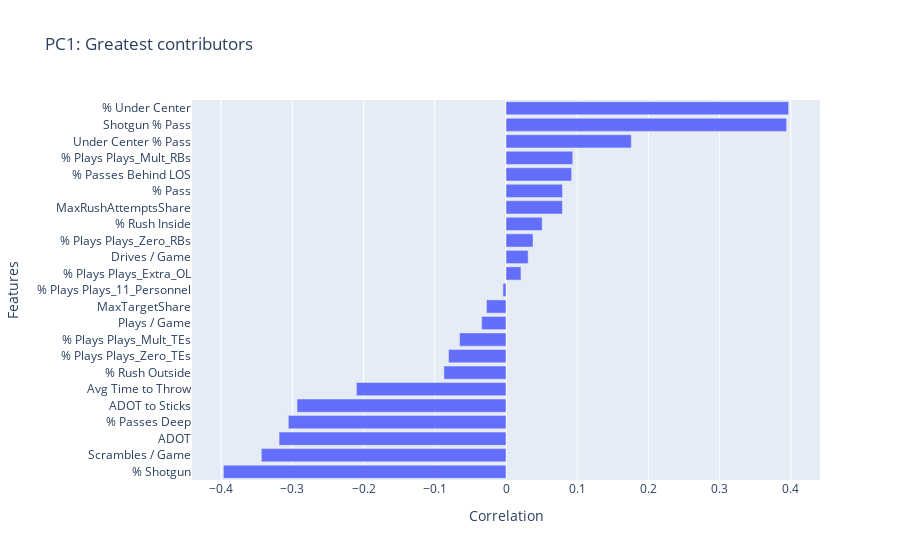
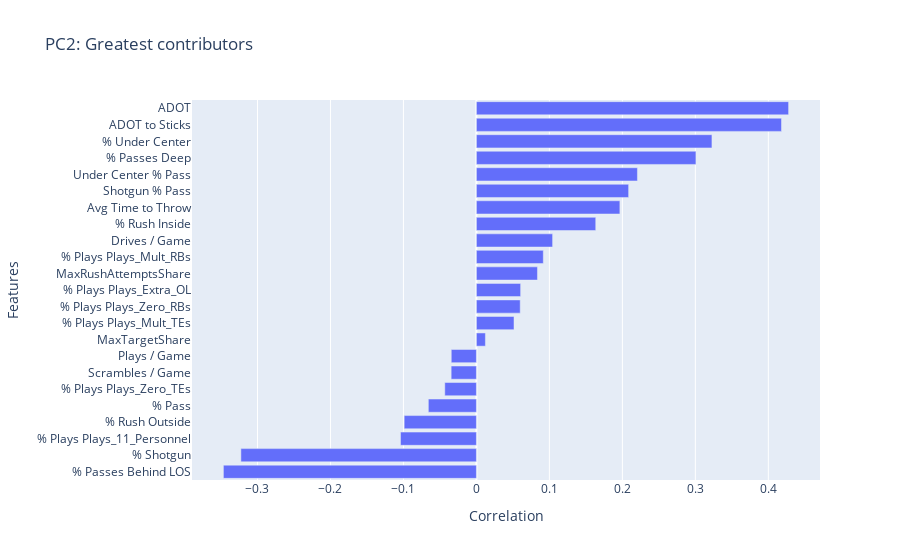

Notebook cell for these charts, in order:
### Code cell
''' PCA - final '''

# Set number of PCA components to use after initial try
PCA_N_COMPONENTS = 8
COMPONENT_COLS = [f'Component {n}' for n in range(1, PCA_N_COMPONENTS + 1)]

# Instantiate transformer
pca_final = PCA(n_components=PCA_N_COMPONENTS, random_state=42)

# Transform sku profiles
pca_component_data_final = pca_final.fit_transform(scaled_data_df)

# Evaluate components
total_variance = scaled_data_df.var().sum()
expl_variance = pca_final.explained_variance_.sum()

print(f'Data set variance: {total_variance:,.3f}')
print(f'PCA explained variance: {expl_variance:,.3f} ({round((expl_variance / total_variance) * 100, 2)}%)')

pcs = pd.DataFrame(pca_final.components_, columns=OFFENSE_FEATURES)

# Create bar charts of contribution
for n in range(2):      #PCA_N_COMPONENTS):
    pc = pcs.transpose()[n].sort_values(ascending=False)

    fig = px.bar(
        x=pc,
        y=pc.index,
        title=f"PC{n+1}: Greatest contributors"
    )
    fig.update_layout(
        xaxis_title="Correlation", 
        yaxis_title="Features", 
        yaxis={'dtick': 1, 'categoryorder':'total ascending'},
    )
    fig.show()

    comp_expl_variance = pca_final.explained_variance_[n]
    print(f'Explained variance: {comp_expl_variance:,} ({round((comp_expl_variance / total_variance) * 100, 2)}%)')
                                                                                                                                                                                                              
# Make df of PCA scores
pca_component_df = pd.DataFrame(data=pca_component_data_final, columns=[f'Component {i}' for i in range(1, PCA_N_COMPONENTS + 1)])
print(pca_component_df.shape)
print(pca_component_df.head().to_string())

# Add PCA scores to original dataframe
offense_tendencies = offense_tendencies.drop(columns=list(filter(lambda x: x.startswith("Component"), offense_tendencies.columns)))
offense_tendencies = offense_tendencies.reset_index().merge(pca_component_df, left_index=True, right_index=True, how='left').set_index(['posteam', 'season'])


print(f'PCA values')
print(offense_tendencies.head().to_string())

### Figure 1 — Plotly figure (JSON) as saved in the notebook; plotly's stock layout.template omitted (floating-point values rounded to 4 significant figures)
{"data": [{"hovertemplate": "x=%{x}<br>y=%{y}<extra></extra>", "legendgroup": "", "marker": {"color": "#636efa", "pattern": {"shape": ""}}, "name": "", "orientation": "h", "showlegend": false, "textposition": "auto", "type": "bar", "x": [0.3968, 0.394, 0.176, 0.09378, 0.09219, 0.07935, 0.07917, 0.05075, 0.03793, 0.03112, 0.02101, -0.004294, -0.02744, -0.03416, -0.06515, -0.08069, -0.08719, -0.2101, -0.2934, -0.3057, -0.3187, -0.3436, -0.3968], "xaxis": "x", "y": ["% Under Center", "Shotgun % Pass", "Under Center % Pass", "% Plays Plays_Mult_RBs", "% Passes Behind LOS", "% Pass", "MaxRushAttemptsShare", "% Rush Inside", "% Plays Plays_Zero_RBs", "Drives / Game", "% Plays Plays_Extra_OL", "% Plays Plays_11_Personnel", "MaxTargetShare", "Plays / Game", "% Plays Plays_Mult_TEs", "% Plays Plays_Zero_TEs", "% Rush Outside", "Avg Time to Throw", "ADOT to Sticks", "% Passes Deep", "ADOT", "Scrambles / Game", "% Shotgun"], "yaxis": "y"}], "layout": {"barmode": "relative", "legend": {"tracegroupgap": 0}, "title": {"text": "PC1: Greatest contributors"}, "xaxis": {"anchor": "y", "domain": [0, 1], "title": {"text": "Correlation"}}, "yaxis": {"anchor": "x", "categoryorder": "total ascending", "domain": [0, 1], "dtick": 1, "title": {"text": "Features"}}}}

### Figure 2 — Plotly figure (JSON) as saved in the notebook; plotly's stock layout.template omitted (floating-point values rounded to 4 significant figures)
{"data": [{"hovertemplate": "x=%{x}<br>y=%{y}<extra></extra>", "legendgroup": "", "marker": {"color": "#636efa", "pattern": {"shape": ""}}, "name": "", "orientation": "h", "showlegend": false, "textposition": "auto", "type": "bar", "x": [0.4278, 0.4181, 0.3228, 0.3008, 0.2207, 0.2086, 0.1966, 0.1635, 0.1044, 0.09166, 0.08366, 0.06061, 0.06002, 0.05152, 0.01232, -0.03446, -0.03462, -0.04333, -0.06587, -0.09899, -0.104, -0.3228, -0.3467], "xaxis": "x", "y": ["ADOT", "ADOT to Sticks", "% Under Center", "% Passes Deep", "Under Center % Pass", "Shotgun % Pass", "Avg Time to Throw", "% Rush Inside", "Drives / Game", "% Plays Plays_Mult_RBs", "MaxRushAttemptsShare", "% Plays Plays_Extra_OL", "% Plays Plays_Zero_RBs", "% Plays Plays_Mult_TEs", "MaxTargetShare", "Plays / Game", "Scrambles / Game", "% Plays Plays_Zero_TEs", "% Pass", "% Rush Outside", "% Plays Plays_11_Personnel", "% Shotgun", "% Passes Behind LOS"], "yaxis": "y"}], "layout": {"barmode": "relative", "legend": {"tracegroupgap": 0}, "title": {"text": "PC2: Greatest contributors"}, "xaxis": {"anchor": "y", "domain": [0, 1], "title": {"text": "Correlation"}}, "yaxis": {"anchor": "x", "categoryorder": "total ascending", "domain": [0, 1], "dtick": 1, "title": {"text": "Features"}}}}
